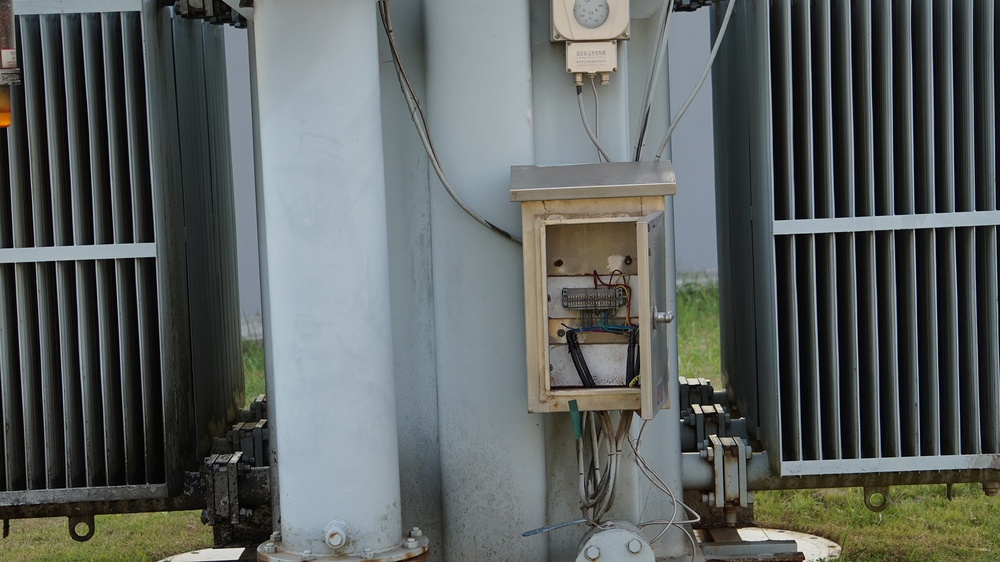
#> input picture Project2/0001_3.jpg, 1000 x 562 px, shrunk from 1920 x 1080 before the run
$ python test.py
#> lines starting #> are read from the running program, lines starting #| are printed output that depends on the picture
import cv2
import numpy as np
from skimage.segmentation import felzenszwalb
import matplotlib.pyplot as plt
# Load image
img = cv2.imread('Project2/0001_3.jpg')
#> img is the input picture: shape (562, 1000, 3); mean B, G, R 95.5, 97.3, 91.6

# Convert to grayscale
gray = cv2.cvtColor(img, cv2.COLOR_BGR2GRAY)
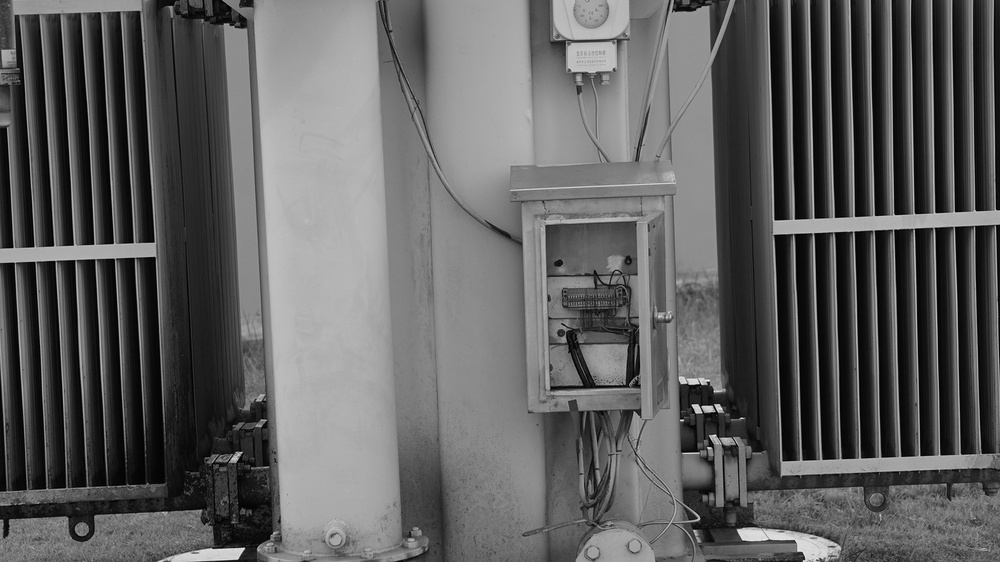
#> gray: shape (562, 1000); min 0, max 250, mean 95.4

# Apply Gaussian blur
gray = cv2.GaussianBlur(gray,(5,5),0)


# Perform Felzenszwalb segmentation
segments = felzenszwalb(gray, scale=500, sigma=0.8, min_size=80)
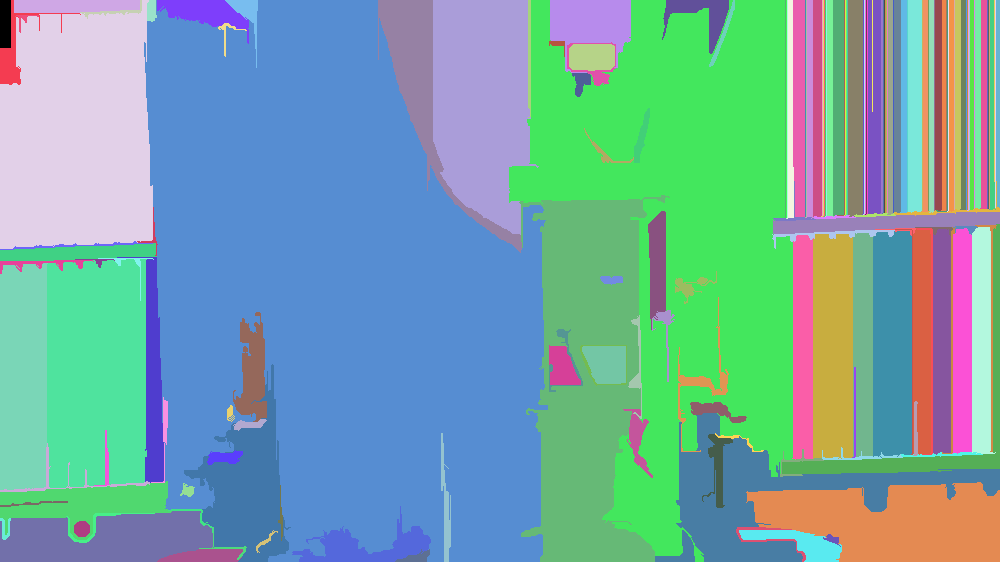
#> segments: shape (562, 1000) int64; 172 distinct labels, from 0 to 171; one colour per label, 0 black

# Create markers image
markers = np.zeros(img.shape[:2], dtype=np.int32)

# Assign label to each segment
for i, segment in enumerate(np.unique(segments)):
    markers[segments == segment] = i + 1
#> markers: shape (562, 1000) int32; 172 distinct labels, from 1 to 172

fig, ax = plt.subplots(figsize=(6, 6))
ax.imshow(markers, cmap="tab20b")
ax.axis('off')
plt.show()

# Perform Watershed
#cv2.watershed(img, markers)
# Apply the Watershed algorithm to segment the image
#> (the run stopped early here; a loop or call above may not have finished)

$ run again, with Project2/0002_2.jpg copied over Project2/0001_3.jpg
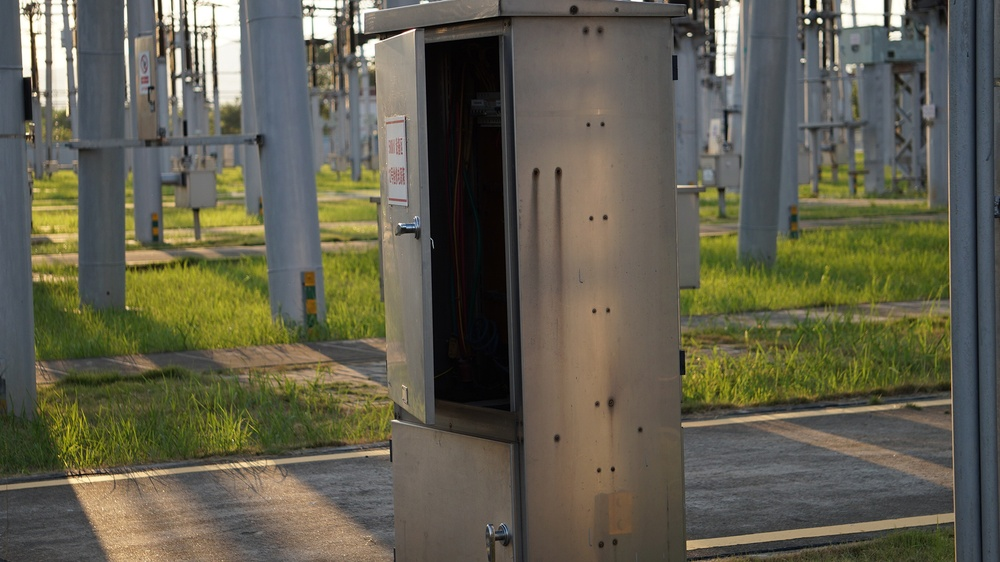
#> input picture Project2/0002_2.jpg, 1000 x 562 px, shrunk from 1920 x 1080 before the run
#> img is the input picture: shape (562, 1000, 3); mean B, G, R 78.5, 95.4, 97.8
#> `segments = felzenszwalb(gray, scale=500, sigma=0.8, min_size=80)`:
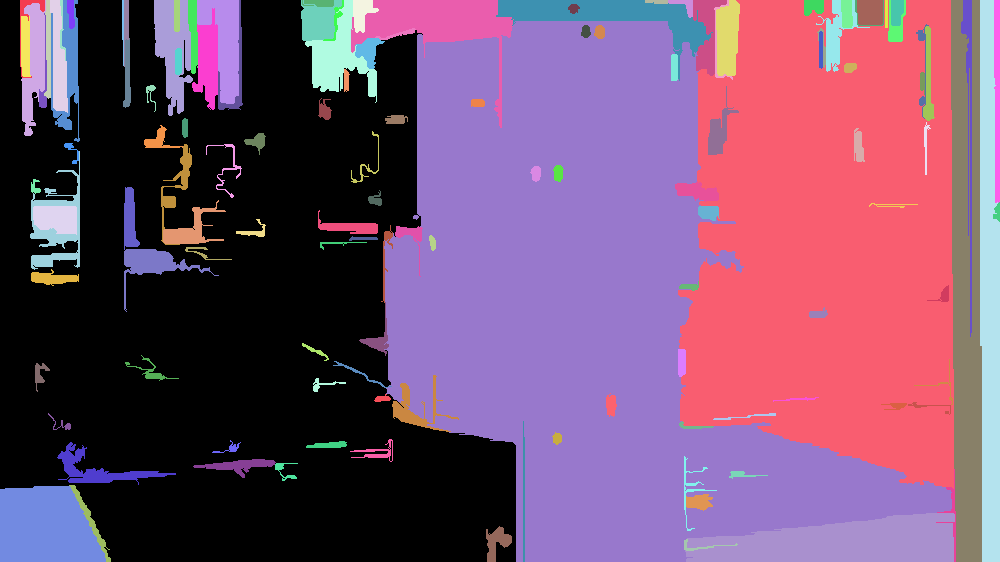
#> segments: shape (562, 1000) int64; 132 distinct labels, from 0 to 131; one colour per label, 0 black
#> the loop `for i, segment in enumerate(np.unique(segments)):` made 132 passes
#> after the loop `for i, segment in enumerate(np.unique(segments)):`:
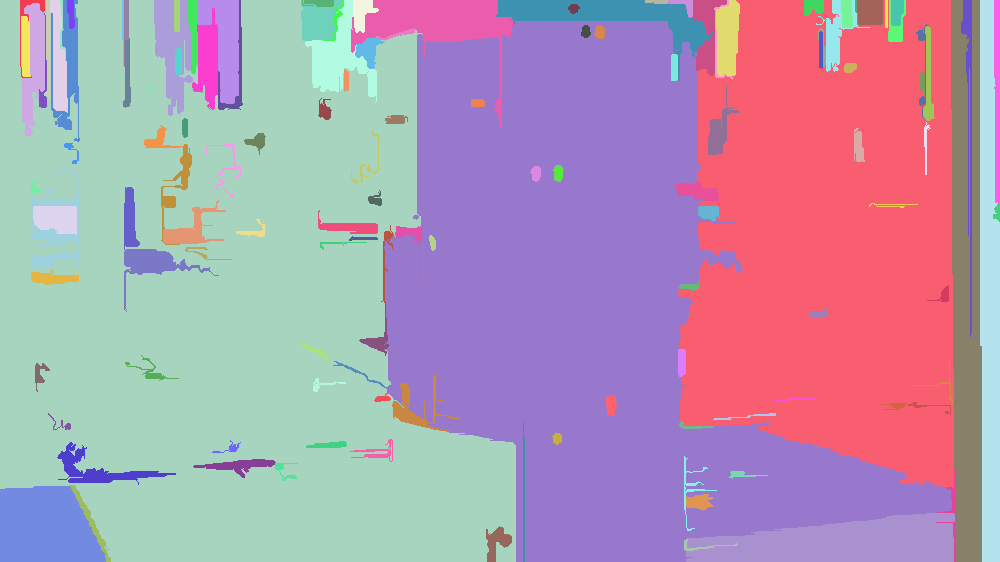
#> markers: shape (562, 1000) int32; 132 distinct labels, from 1 to 132; one colour per label, 0 black

$ run again, with Project2/0003_2.jpg copied over Project2/0001_3.jpg
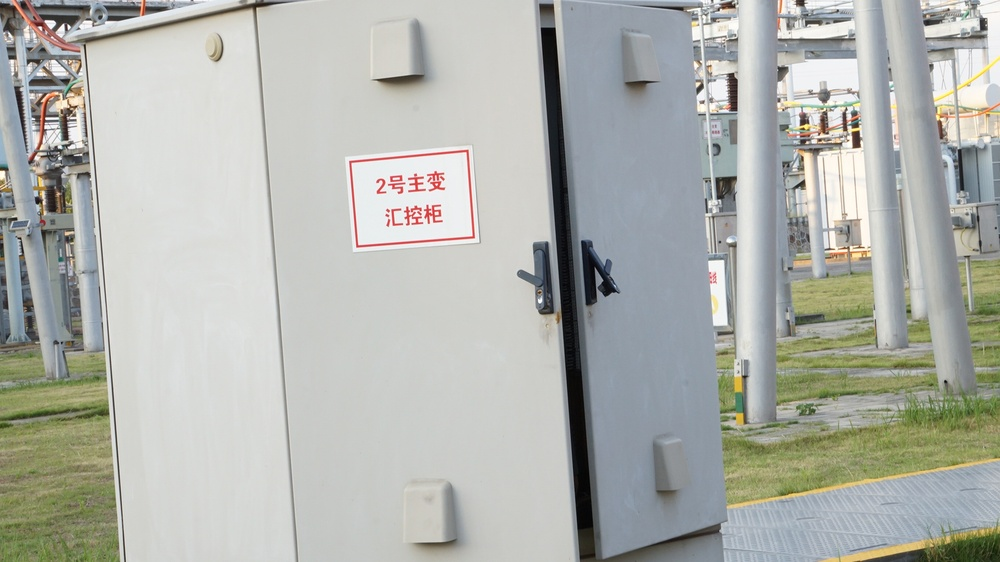
#> input picture Project2/0003_2.jpg, 1000 x 562 px, shrunk from 1920 x 1080 before the run
#> img is the input picture: shape (562, 1000, 3); mean B, G, R 172.8, 178.7, 176.4
#> `segments = felzenszwalb(gray, scale=500, sigma=0.8, min_size=80)`:
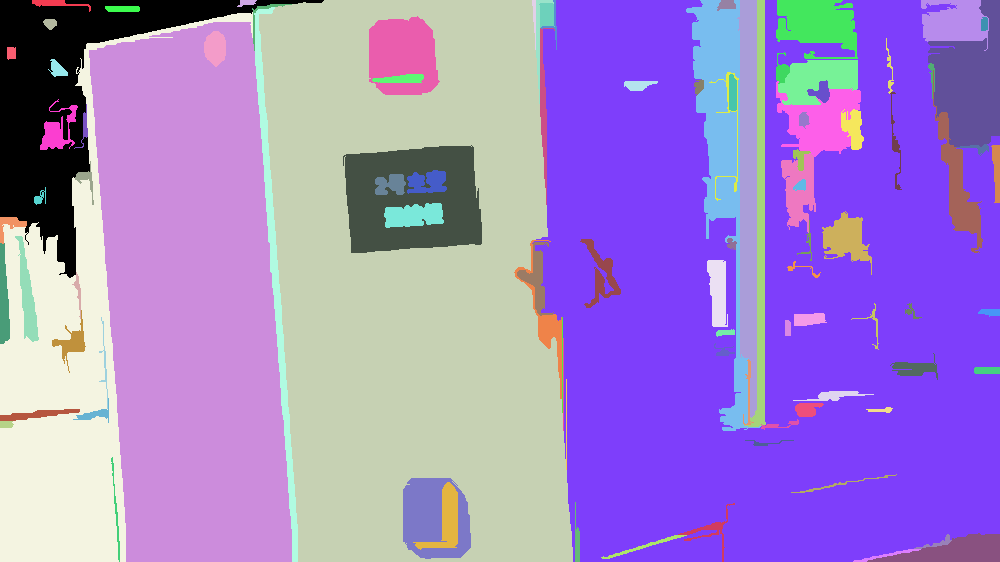
#> segments: shape (562, 1000) int64; 101 distinct labels, from 0 to 100; one colour per label, 0 black
#> the loop `for i, segment in enumerate(np.unique(segments)):` made 101 passes
#> after the loop `for i, segment in enumerate(np.unique(segments)):`:
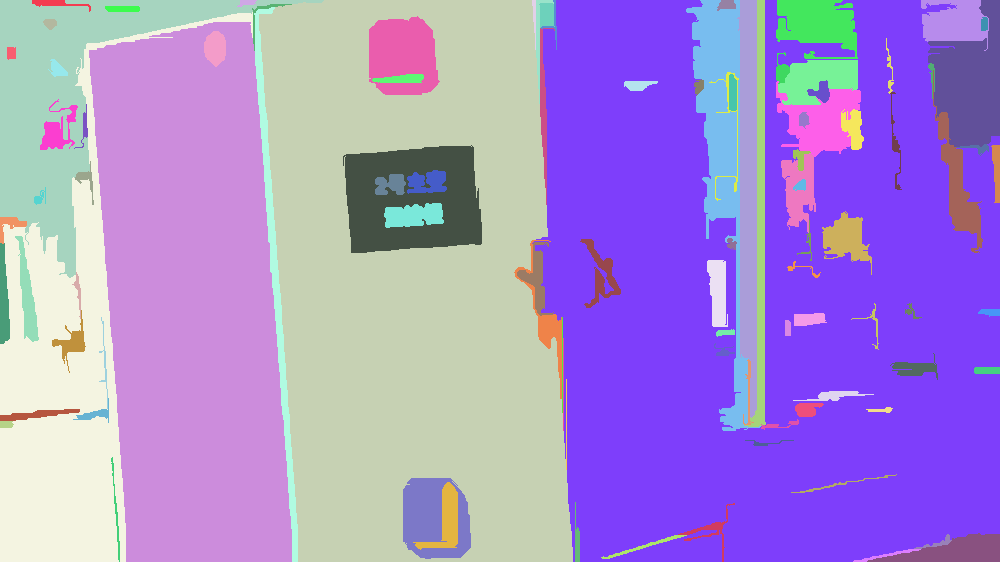
#> markers: shape (562, 1000) int32; 101 distinct labels, from 1 to 101; one colour per label, 0 black

$ run again, with Project2/0004_3.jpg copied over Project2/0001_3.jpg
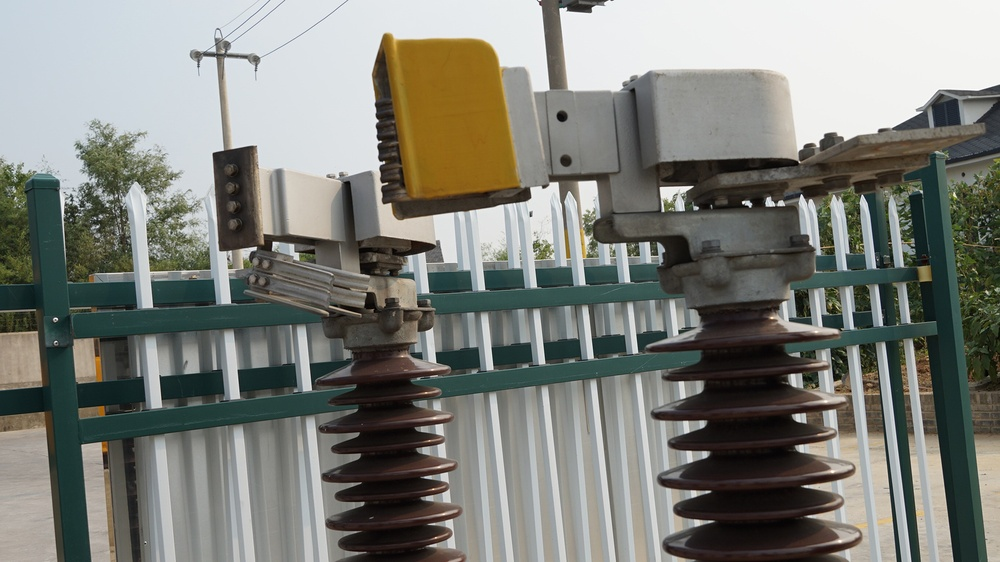
#> input picture Project2/0004_3.jpg, 1000 x 562 px, shrunk from 1920 x 1080 before the run
#> img is the input picture: shape (562, 1000, 3); mean B, G, R 121.3, 127.8, 126.3
#> `segments = felzenszwalb(gray, scale=500, sigma=0.8, min_size=80)`:
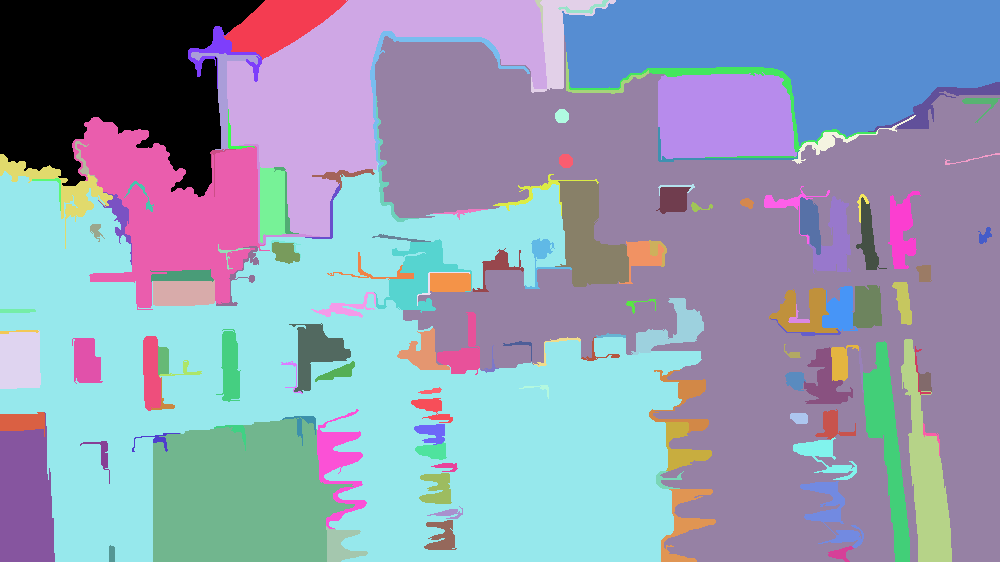
#> segments: shape (562, 1000) int64; 134 distinct labels, from 0 to 133; one colour per label, 0 black
#> the loop `for i, segment in enumerate(np.unique(segments)):` made 134 passes
#> after the loop `for i, segment in enumerate(np.unique(segments)):`:
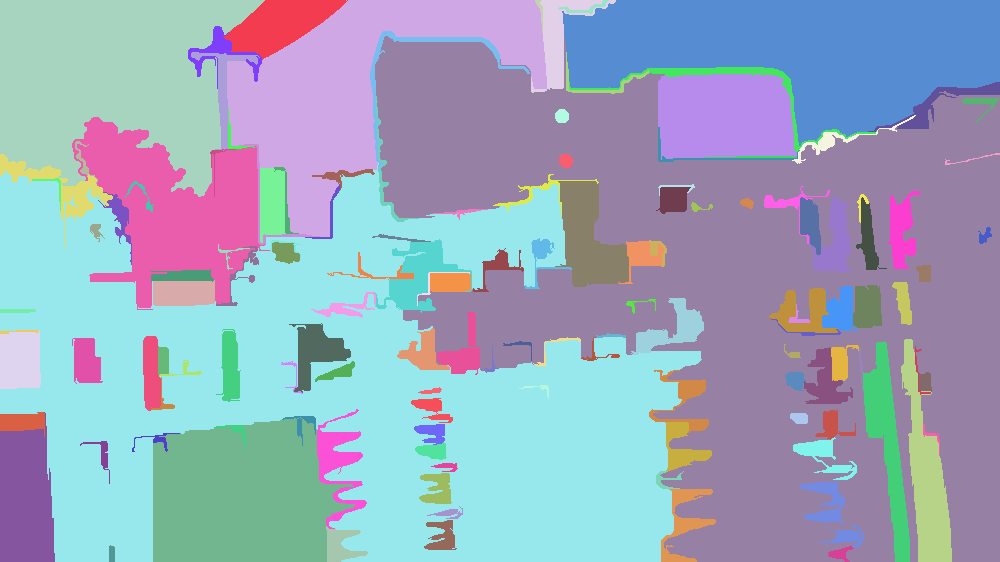
#> markers: shape (562, 1000) int32; 134 distinct labels, from 1 to 134; one colour per label, 0 black
